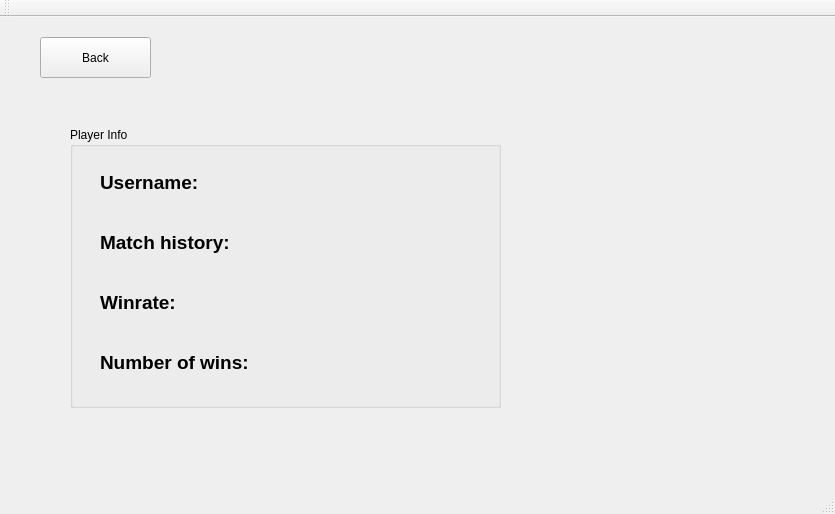
<?xml version="1.0" encoding="UTF-8"?>
<ui version="4.0">
 <class>ProfileViewTabClass</class>
 <widget class="QMainWindow" name="ProfileViewTabClass">
  <property name="geometry">
   <rect>
    <x>0</x>
    <y>0</y>
    <width>835</width>
    <height>514</height>
   </rect>
  </property>
  <property name="windowTitle">
   <string>ProfileViewTab</string>
  </property>
  <widget class="QWidget" name="centralWidget">
   <widget class="QPushButton" name="backProfilePushButton">
    <property name="geometry">
     <rect>
      <x>40</x>
      <y>20</y>
      <width>111</width>
      <height>41</height>
     </rect>
    </property>
    <property name="text">
     <string>Back</string>
    </property>
   </widget>
   <widget class="QGroupBox" name="groupBox">
    <property name="geometry">
     <rect>
      <x>70</x>
      <y>110</y>
      <width>431</width>
      <height>281</height>
     </rect>
    </property>
    <property name="title">
     <string>Player Info</string>
    </property>
    <widget class="QLabel" name="label">
     <property name="geometry">
      <rect>
       <x>30</x>
       <y>40</y>
       <width>111</width>
       <height>31</height>
      </rect>
     </property>
     <property name="text">
      <string>&lt;html&gt;&lt;head/&gt;&lt;body&gt;&lt;p&gt;&lt;span style=&quot; font-size:14pt; font-weight:700;&quot;&gt;Username:&lt;/span&gt;&lt;/p&gt;&lt;/body&gt;&lt;/html&gt;</string>
     </property>
    </widget>
    <widget class="QLabel" name="label_2">
     <property name="geometry">
      <rect>
       <x>30</x>
       <y>100</y>
       <width>141</width>
       <height>31</height>
      </rect>
     </property>
     <property name="text">
      <string>&lt;html&gt;&lt;head/&gt;&lt;body&gt;&lt;p&gt;&lt;span style=&quot; font-size:14pt; font-weight:700;&quot;&gt;Match history:&lt;/span&gt;&lt;/p&gt;&lt;/body&gt;&lt;/html&gt;</string>
     </property>
    </widget>
    <widget class="QLabel" name="label_3">
     <property name="geometry">
      <rect>
       <x>30</x>
       <y>160</y>
       <width>111</width>
       <height>31</height>
      </rect>
     </property>
     <property name="text">
      <string>&lt;html&gt;&lt;head/&gt;&lt;body&gt;&lt;p&gt;&lt;span style=&quot; font-size:14pt; font-weight:700;&quot;&gt;Winrate:&lt;/span&gt;&lt;/p&gt;&lt;/body&gt;&lt;/html&gt;</string>
     </property>
    </widget>
    <widget class="QLabel" name="label_4">
     <property name="geometry">
      <rect>
       <x>30</x>
       <y>220</y>
       <width>151</width>
       <height>31</height>
      </rect>
     </property>
     <property name="text">
      <string>&lt;html&gt;&lt;head/&gt;&lt;body&gt;&lt;p&gt;&lt;span style=&quot; font-size:14pt; font-weight:700;&quot;&gt;Number of wins:&lt;/span&gt;&lt;/p&gt;&lt;/body&gt;&lt;/html&gt;</string>
     </property>
    </widget>
    <widget class="QLabel" name="usernameLabel">
     <property name="geometry">
      <rect>
       <x>140</x>
       <y>40</y>
       <width>161</width>
       <height>31</height>
      </rect>
     </property>
     <property name="text">
      <string/>
     </property>
    </widget>
    <widget class="QLabel" name="matchHistoryLabel">
     <property name="geometry">
      <rect>
       <x>180</x>
       <y>90</y>
       <width>211</width>
       <height>41</height>
      </rect>
     </property>
     <property name="text">
      <string/>
     </property>
    </widget>
    <widget class="QLabel" name="winrateLabel">
     <property name="geometry">
      <rect>
       <x>120</x>
       <y>160</y>
       <width>121</width>
       <height>31</height>
      </rect>
     </property>
     <property name="text">
      <string/>
     </property>
    </widget>
    <widget class="QLabel" name="nrOfWinsLabel">
     <property name="geometry">
      <rect>
       <x>190</x>
       <y>220</y>
       <width>161</width>
       <height>31</height>
      </rect>
     </property>
     <property name="text">
      <string/>
     </property>
    </widget>
   </widget>
   <widget class="QLabel" name="conquerorImageLabel">
    <property name="geometry">
     <rect>
      <x>550</x>
      <y>70</y>
      <width>331</width>
      <height>411</height>
     </rect>
    </property>
    <property name="text">
     <string/>
    </property>
   </widget>
  </widget>
  <widget class="QToolBar" name="mainToolBar">
   <attribute name="toolBarArea">
    <enum>TopToolBarArea</enum>
   </attribute>
   <attribute name="toolBarBreak">
    <bool>false</bool>
   </attribute>
  </widget>
  <widget class="QStatusBar" name="statusBar"/>
 </widget>
 <layoutdefault spacing="6" margin="11"/>
 <resources/>
 <connections/>
</ui>
